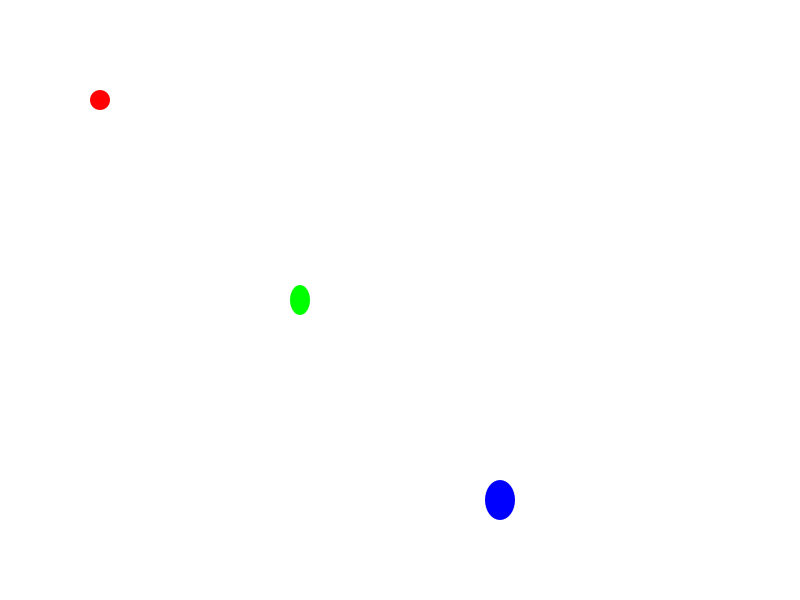
Frame 1 (no input)
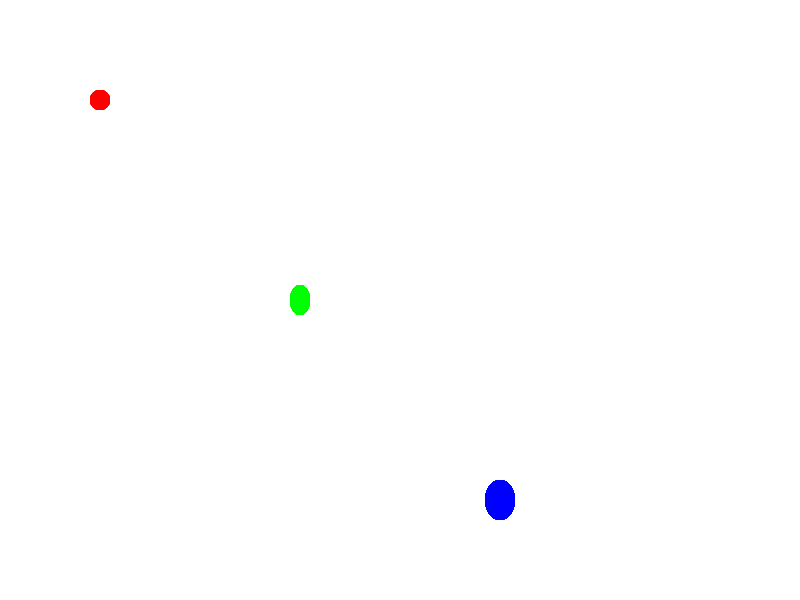
Frame 60 (the mouse pressed at the canvas centre just before this capture)
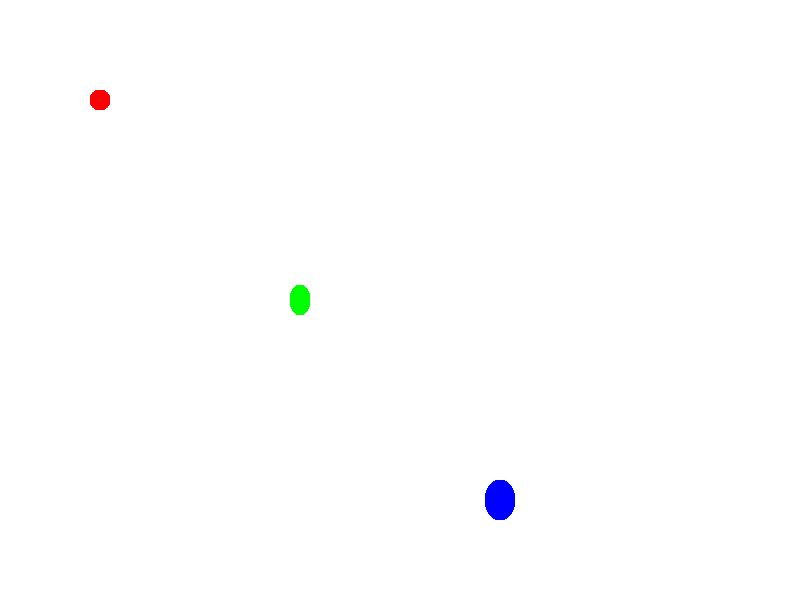
Frame 120 (the mouse held since frame 60 and released just before this capture)

The Processing sketch that drew these frames (run headless with seeded random() and noise(); from frame 60 on, the mouse is pressed at the canvas centre):

// Processing sketch: ej_06_tres_elipses
// ── ej_06_tres_elipses.pde
// ej_06_tres_elipses
// por montoyamoraga
// para Academia Sinestesia
// Programa Medios Interactivos 2023
// v0.0.2 julio 2023
// hecho con Processing 4.2.0

void setup() {
  
  // lienzo ancho 800px alto 600px
  size(800, 600);
  
  // fondo blanco
  background(255);
  
  // no dibujar bordes de figuras
  noStroke();
}

void draw() {
  
  // relleno rojo
  fill(255, 0, 0);
  // elipse roja arriba izquierda
  ellipse(100, 100, 20, 20);
  
  // relleno verde
  fill(0, 255, 0);
  // elipse verde central
  ellipse(300, 300, 20, 30);
  
  // relleno azul
  fill(0, 0, 255);
  // elipse azul abajo derecha
  ellipse(500, 500, 30, 40);
  
}
